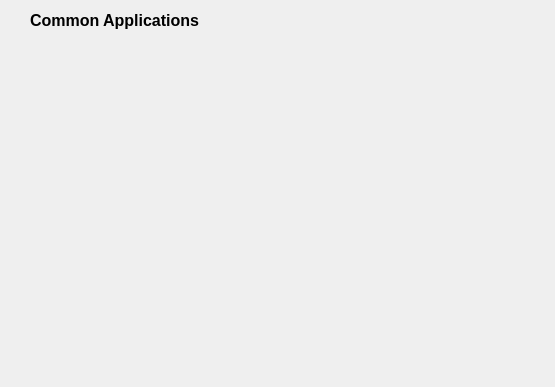
<?xml version="1.0" encoding="UTF-8"?>
<ui version="4.0">
 <class>AppWidget</class>
 <widget class="QWidget" name="AppWidget">
  <property name="geometry">
   <rect>
    <x>0</x>
    <y>0</y>
    <width>555</width>
    <height>387</height>
   </rect>
  </property>
  <property name="windowTitle">
   <string>Form</string>
  </property>
  <widget class="QLabel" name="title">
   <property name="geometry">
    <rect>
     <x>30</x>
     <y>10</y>
     <width>201</width>
     <height>21</height>
    </rect>
   </property>
   <property name="font">
    <font>
     <family>Segoe UI</family>
     <pointsize>12</pointsize>
     <weight>75</weight>
     <bold>true</bold>
    </font>
   </property>
   <property name="text">
    <string>Common Applications</string>
   </property>
  </widget>
  <widget class="StyledButton" name="btnCar" native="true">
   <property name="geometry">
    <rect>
     <x>20</x>
     <y>60</y>
     <width>91</width>
     <height>80</height>
    </rect>
   </property>
  </widget>
  <widget class="StyledButton" name="btnRepair" native="true">
   <property name="geometry">
    <rect>
     <x>150</x>
     <y>60</y>
     <width>91</width>
     <height>80</height>
    </rect>
   </property>
  </widget>
  <widget class="StyledButton" name="btnBuy" native="true">
   <property name="geometry">
    <rect>
     <x>290</x>
     <y>60</y>
     <width>81</width>
     <height>80</height>
    </rect>
   </property>
  </widget>
  <widget class="StyledButton" name="btnPrint" native="true">
   <property name="geometry">
    <rect>
     <x>420</x>
     <y>60</y>
     <width>101</width>
     <height>80</height>
    </rect>
   </property>
  </widget>
  <widget class="StyledButton" name="btnAsset" native="true">
   <property name="geometry">
    <rect>
     <x>150</x>
     <y>200</y>
     <width>101</width>
     <height>80</height>
    </rect>
   </property>
  </widget>
  <widget class="StyledButton" name="btnHall" native="true">
   <property name="geometry">
    <rect>
     <x>20</x>
     <y>210</y>
     <width>101</width>
     <height>80</height>
    </rect>
   </property>
  </widget>
 </widget>
 <customwidgets>
  <customwidget>
   <class>StyledButton</class>
   <extends>QWidget</extends>
   <header>StyledButton.h</header>
   <container>1</container>
  </customwidget>
 </customwidgets>
 <resources/>
 <connections/>
</ui>
